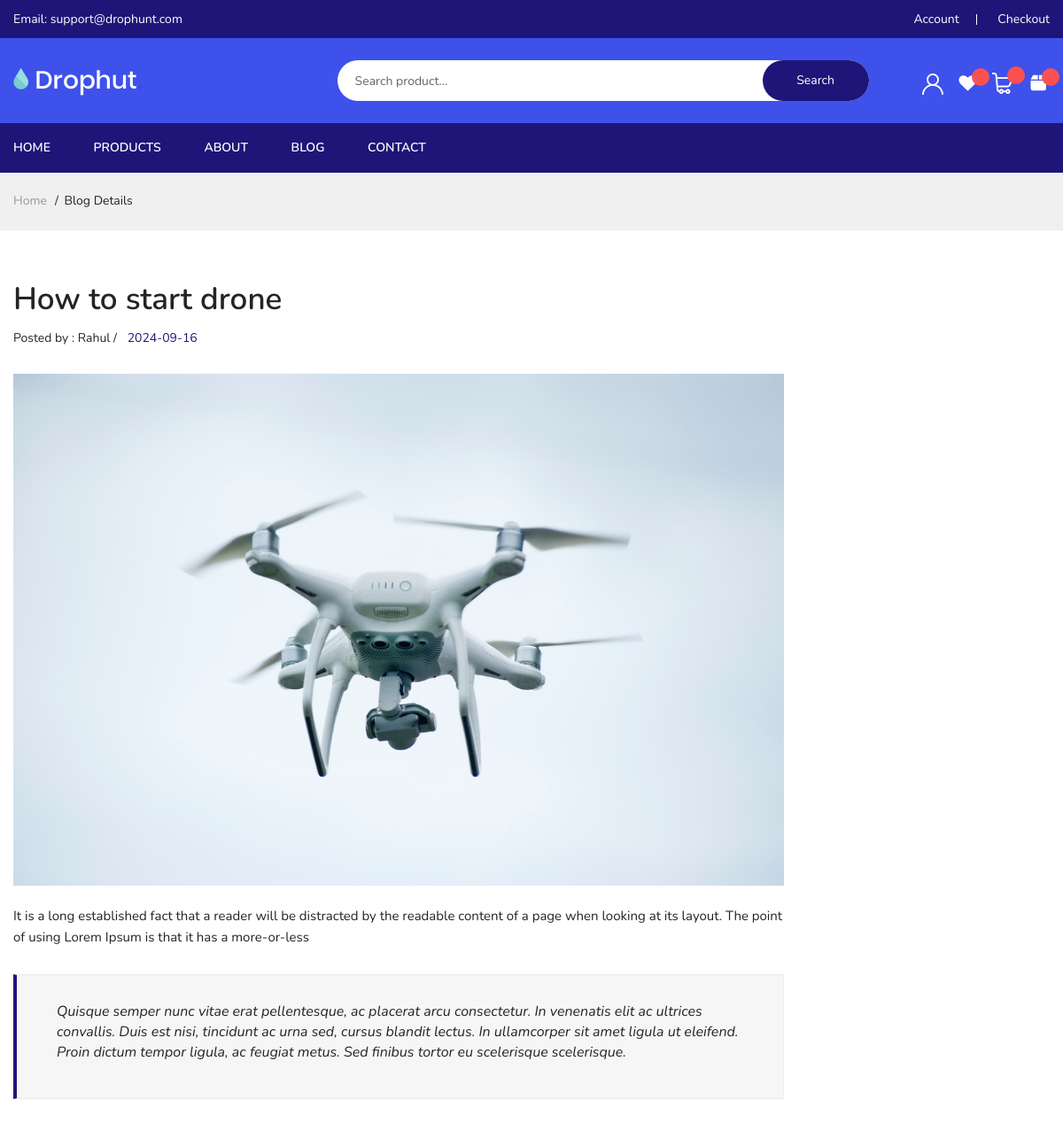
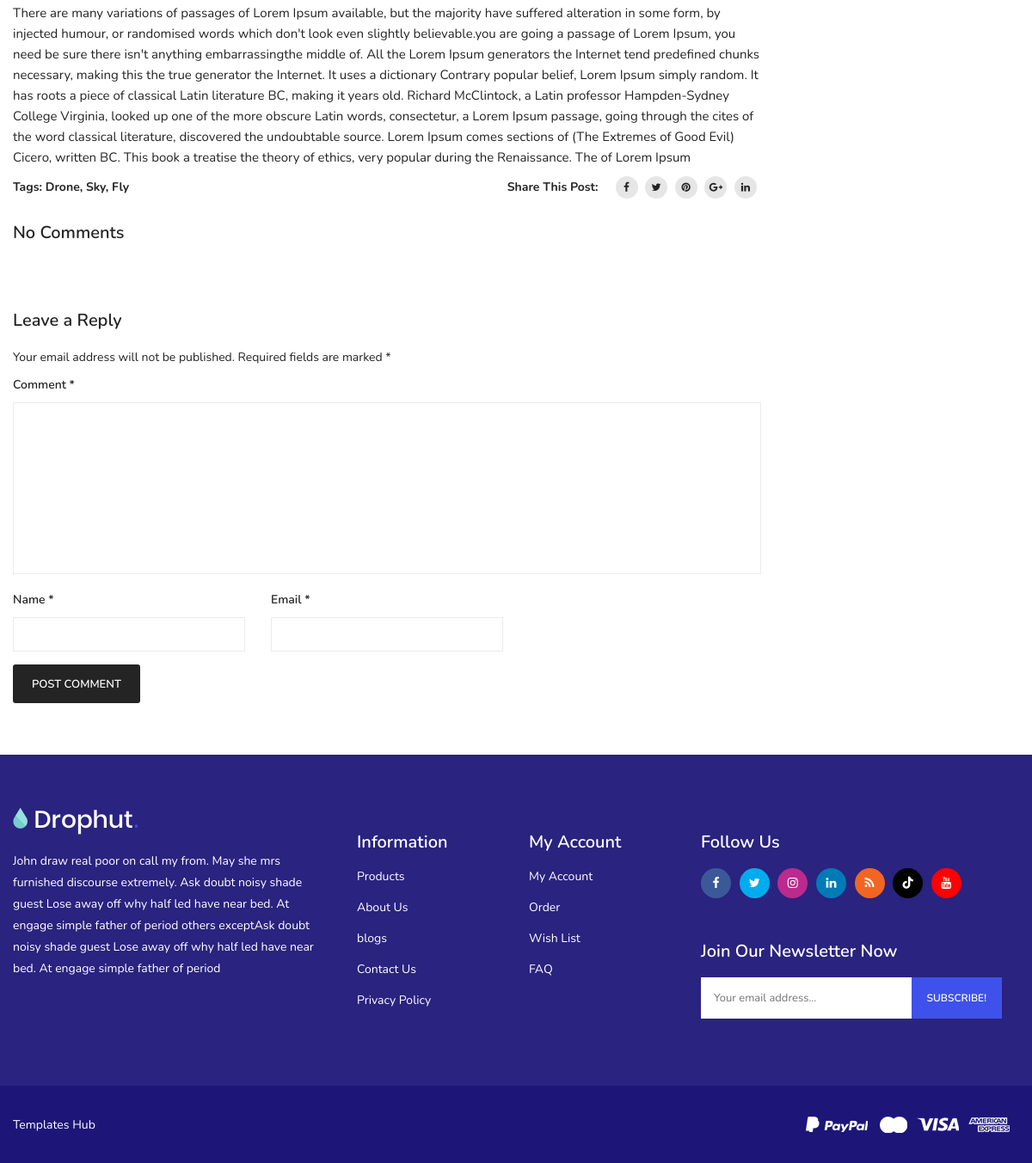
The app's page /index.php?page=blog-details&id=1 with its own data (2 pictures, top to bottom).
### tables this page shows
CREATE TABLE `blogs` (
  `id` int(11) NOT NULL,
  `title` varchar(255) NOT NULL,
  `author` varchar(100) NOT NULL,
  `post_date` date DEFAULT curdate(),
  `excerpt` text NOT NULL,
  `quote` text NOT NULL,
  `content` text NOT NULL,
  `image` varchar(255) DEFAULT NULL,
  `major` varchar(255) DEFAULT NULL
);

CREATE TABLE `description` (
  `id` int(11) NOT NULL,
  `description` text NOT NULL,
  `created_at` timestamp NOT NULL DEFAULT current_timestamp()
);

CREATE TABLE `social_media` (
  `id` int(11) NOT NULL,
  `link_url` varchar(255) DEFAULT NULL,
  `link_name` varchar(100) NOT NULL
);

### core/functions.php (called while the page is built, shortened)
<?php
function url($path)
{
  return BASE_URL . "index.php?page=" . $path;
}

### core/classes/Request.php (called while the page is built, shortened)
<?php
class Request{
  public static function getGet($key = NULL)
  {
    return isset($_GET[$key]) ? htmlspecialchars($_GET[$key]) : NULL;
  }
}

### core/classes/Database.php (called while the page is built, shortened)
<?php
class Database{
  public static function select($columns, $tableName, $some_column = "", $some_value = "")
  {
    if(empty($some_column) && empty($some_value))
    {
      return "SELECT $columns FROM $tableName";
    }else{
      $some_value = is_numeric($some_value) ? $some_value : "'$some_value'";
      return "SELECT $columns FROM $tableName WHERE `$some_column` =  $some_value";
    }
  }
}

### views/blog-details.php (the view, shortened to what this page needs)
<div class="breadcrumbs_area">
    <div class="container">
        <div class="row">
            <div class="col-12">
                <div class="breadcrumb_content">
                    <ul>
                        <li><a href="<?= url("home") ?>">home</a></li>
                        <li>blog details</li>
                    </ul>
                </div>
            </div>
        </div>
    </div>
</div>
<?php
    $blog_id = Request::getGet("id");
    $conn = Database::connect("localhost", "root", "", "drophut");
    $sql = Database::select("*", "blogs", "id", $blog_id);
    $result = mysqli_query($conn, $sql);
?>
<div class="blog_details mt-60">
    <div class="container">
        <div class="row">
            <div class="col-lg-9 col-md-12">
                <div class="blog_wrapper">
                    <?php while($row = mysqli_fetch_assoc($result)): ?>
                    <article class="single_blog">
                        <figure>
                           <div class="post_header">
                               <h3 class="post_title"><?= $row["title"]; ?></h3>
                                <div class="blog_meta">
                                    <span class="author">Posted by : <?= $row["author"]; ?> / </span>
                                    <span class="post_date"><a href="#"><?= $row["post_date"]; ?></a></span>
                                </div>
                            </div>
                            <div class="blog_thumb">
                                <img src="<?php echo BASE_URL . "../public/images/blogs/" . $row["image"]; ?>" alt="">
                           </div>
                           <figcaption class="blog_content">
                                <div class="post_content">
                                    <p><?= $row["excerpt"]; ?></p>
                                    <blockquote>
                                        <p><?= $row["quote"]; ?></p>
                                    </blockquote>
                                    <p><?= $row["content"]; ?></p>
                                </div>
                                <div class="entry_content">
                                    <div class="post_meta">
                                        <span>Tags: </span>
                                        <span><a href="#">Drone, </a></span>
                                        <span><a href="#">Sky, </a></span>
                                        <span><a href="#">Fly</a></span>
                                    </div>
                                    <div class="social_sharing">
                                        <p>share this post:</p>
                                        <ul>
                                            <li><a href="#" title="facebook"><i class="fa fa-facebook"></i></a></li>
                                            <li><a href="#" title="twitter"><i class="fa fa-twitter"></i></a></li>
                                            <li><a href="#" title="pinterest"><i class="fa fa-pinterest"></i></a></li>
                                            <li><a href="#" title="google+"><i class="fa fa-google-plus"></i></a></li>
                                            <li><a href="#" title="linkedin"><i class="fa fa-linkedin"></i></a></li>
                                        </ul>
                                    </div>
                                </div>
                           </figcaption>
                        </figure>
                    </article>
                    <?php endwhile; ?>
    <?php
        $sql = Database::select("*", "comments", "blog_id", $blog_id);
        $result = mysqli_query($conn, $sql);
        $count_review = mysqli_num_rows($result);
    ?>
                    <div class="comments_box">
                        <h3><?= $count_review > 0 ? $count_review . ' Comment' : 'No Comments' ?></h3>
                    </div>
                    <div class="comments_form">
                        <h3>Leave a Reply </h3>
                        <p>Your email address will not be published. Required fields are marked *</p>
                        <form action="../handlers/handle-add-comment.php?id=<?= $blog_id ?>" method="POST">
                            <div class="row">
                                <div class="col-12">
                                    <label for="review_comment">Comment *</label>
                                    <textarea name="comment" id="review_comment"></textarea>
                                </div>
                                <div class="col-lg-4 col-md-4">
                                    <label for="name">Name *</label>
                                    <input id="name" name="name" type="text">
                                </div>
                                <div class="col-lg-4 col-md-4">
                                    <label for="email">Email *</label>
                                    <input id="email" name="email" type="email">
                                </div>
                            </div>
                            <button class="button" type="submit">Post Comment</button>
                        </form>
                    </div>
                </div>
            </div>
        </div>
    </div>
</div>
<?php require_once ROOT_PATH . 'inc/footer.php'; ?>

### inc/footer.php (shortened to what this page needs)
    <?php require_once ROOT_PATH . "core/classes/Database.php" ?>
    <?php
        $conn = Database::connect("localhost", "root", "", "drophut");
        $sql = Database::select("*", "description");
        $result = mysqli_query($conn, $sql);
        $row = mysqli_fetch_assoc($result);
    ?>
    <footer class="footer_widgets">
        <div class="footer_top">
            <div class="container">
                <div class="row">
                <div class="col-lg-4 col-md-6">
                    <div class="widgets_container contact_us">
                        <div class="footer_logo">
                            <a href="#"><img src="assets/img/logo/logo.png" alt=""></a>
                        </div>
                        <div class="footer_contact">
                            <p><?= $row["description"]; ?></p>
                        </div>
                    </div>
                </div>
                <div class="col-lg-2 col-md-6 col-sm-6">
                    <div class="widgets_container widget_menu">
                        <h3>Information</h3>
                        <div class="footer_menu">
                            <ul>
                                <li><a href="<?php echo url('products'); ?>">Products</a></li>
                                <li><a href="<?php echo url('about'); ?>">About Us</a></li>
                                <li><a href="<?php echo url('blog') ?>">blogs</a></li>
                                <li><a href="<?php echo url('contact'); ?>">Contact Us</a></li>
                                <li><a href="<?php echo url('privacy-policy') ?>">Privacy Policy</a></li>
                            </ul>
                        </div>
                    </div>
                </div>
                <div class="col-lg-2 col-md-6 col-sm-6">
                    <div class="widgets_container widget_menu">
                        <h3>My Account</h3>
                        <div class="footer_menu">
                            <ul>
                                <li><a href="<?php echo url('my-account'); ?>">My Account</a></li>
                                <li><a href="#<?php echo url('order') ?>">Order</a></li>
                                <li><a href="<?php echo url('wishlist'); ?>">Wish List</a></li>
                                <li><a href="<?php echo url('faq'); ?>">FAQ</a></li>
                            </ul>
                        </div>
                    </div>
                </div>
                <?php
                    $sql = Database::select("*", "social_media");
                    $result = mysqli_query($conn, $sql);
                ?>
                <div class="col-lg-4 col-md-6">
                    <div class="widgets_container newsletter">
                        <h3>Follow Us</h3>
                        <div class="footer_social_link">
                            <ul>
                                <?php while($link = mysqli_fetch_assoc($result)): ?>
                                <li><a class="<?= $link["link_name"]; ?>" href="<?= $link["link_url"]; ?>" title="<?= ucwords($link["link_name"]) ?>"><i class="fa fa-<?= $link["link_name"] ?>"></i></a></li>
                                <?php endwhile; ?>
                            </ul>
                        </div>
                        <div class="subscribe_form">
                            <h3>Join Our Newsletter Now</h3>
                            <form id="mc-form" class="mc-form footer-newsletter" >
                                <input id="mc-email" type="email" autocomplete="off" placeholder="Your email address..." />
                                <button id="mc-submit">Subscribe!</button>
                            </form>
                        </div>
                    </div>
                </div>
            </div>
            </div>
        </div>
        <div class="footer_bottom">
            <div class="container">
                <div class="row align-items-center">
                    <div class="col-lg-6 col-md-6">
                        <div class="copyright_area">
                            <p> <a href="templateshub.net">Templates Hub</a></p>
                        </div>
                    </div>
                    <div class="col-lg-6 col-md-6">
                        <div class="footer_payment text-right">
                            <a href="#"><img src="assets/img/icon/payment.png" alt=""></a>
                        </div>
                    </div>
                </div>
            </div>
        </div>
    </footer>
</body>
</html>

### assets/css/custom.css (style rules this page uses)
.container { max-width: 1300px; }
img { -webkit-user-drag: none; -khtml-user-drag: none; -moz-user-drag: none; -o-user-drag: none; display: inline-block; max-width: 100%; }
.footer_top { background: #1d1678f0; padding: 60px 0 60px; color: #fff; border-bottom: 0; }
.footer_bottom { background: #1D1678; color: #fff; }
.subscribe_form form { border-radius: 0; border: 0; }
.subscribe_form form button { border-radius: 0; background: #3e51eb; }
.mt-60 { margin-top: 60px; }
.blog_details .post_content blockquote { margin: 30px 0; }
.blog_wrapper .blog_meta { margin-bottom: 10px; }

### records on screen
blogs: title "How to start drone", author "Rahul", post_date "2024-09-16", image (picture), excerpt "It is a long established fact that a reader will be distracted by the readable content of a page when looking at its layout. The point of using Lorem Ipsum is that it has a more-or-less", quote "Quisque semper nunc vitae erat pellentesque, ac placerat arcu consectetur. In venenatis elit ac ultrices convallis. Duis est nisi, tincidunt ac urna sed, cursus blandit lectus. In ullamcorper sit amet ligula ut eleifend. Proin dictum tempor ligula, ac feugiat metus. Sed finibus tortor eu scelerisque scelerisque.", content "There are many variations of passages of Lorem Ipsum available, but the majority have suffered alteration in some form, by injected humour, or randomised words which don't look even slightly believable.you are going a passage of Lorem Ipsum, you need be sure there isn't anything embarrassingthe middle of. All the Lorem Ipsum generators the Internet tend predefined chunks necessary, making this the true generator the Internet. It uses a dictionary Contrary popular belief, Lorem Ipsum simply random. It has roots a piece of classical Latin literature BC, making it years old. Richard McClintock, a Latin professor Hampden-Sydney College Virginia, looked up one of the more obscure Latin words,…"
description: description "John draw real poor on call my from. May she mrs furnished discourse extremely. Ask doubt noisy shade guest Lose away off why half led have near bed. At engage simple father of period others exceptAsk doubt noisy shade guest Lose away off why half led have near bed. At engage simple father of period"
